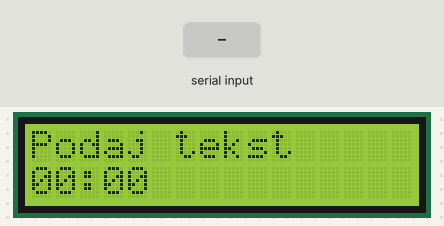
A sketch run on a simulated Arduino Uno, built with avr-gcc and run on an emulated ATmega328P. On the bench: 16×2 character LCD. The test bench sets the inputs (shaded band). What the sketch prints to the serial monitor is not drawn.

Above: at 0.1 s.
At 1.2 s:
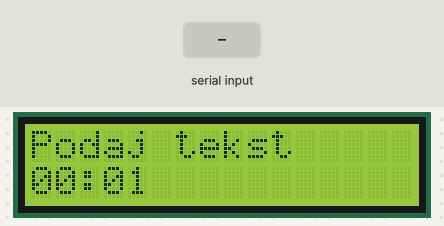
1.3 s: "1" received over Serial
At 2.8 s:
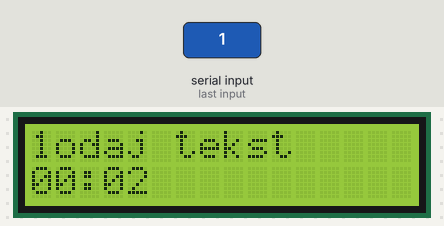
Timing chart, 0 to 4.3 s (numbered marks = the images above; inputs shaded):
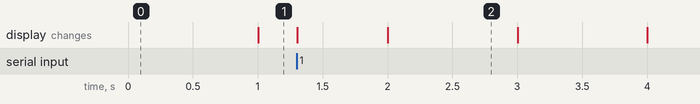

The sketch:

HelloWorld.ino
```cpp
#include <LiquidCrystal.h>

// initialize the library with the numbers of the interface pins
// LiquidCrystal lcd(12, 11, 5, 4, 3, 2);

//LiquidCrystal lcd(8, 11, 16, 17, 18, 19);
//
//LiquidCrystal(rs, rw, enable, d0, d1, d2, d3, d4, d5, d6, d7)
//LiquidCrystal lcd(8, 9, 11, 12, 13, 14, 15, 16, 17, 18, 19);
LiquidCrystal lcd(6, 7, 8, 9, 10, 11, 12, 13, 14, 15, 16);

int m=0,s=0;
char buf[16];
char bufp=0;
char c;

void cleanup()
{
  for(bufp=0;bufp<15;bufp++)
  {
    buf[bufp]=0;
  }

  bufp=0;
}

void setup() {
  // set up the LCD's number of columns and rows:
  lcd.begin(16, 2);
  // Print a message to the LCD.
  lcd.print("Podaj tekst");

  cleanup();

  Serial.begin(9600);
}

void loop() {
  // set the cursor to column 0, line 1
  // (note: line 1 is the second row, since counting begins with 0):
  lcd.setCursor(0, 1);
  // print the number of seconds since reset:
//  lcd.print(millis() / 1000);

  s = (millis()/1000) % 60;
  m = millis()/60000;

  if(m<10) lcd.print(0);
  lcd.print(m);
  lcd.print(":");
  if(s<10) lcd.print(0);
  lcd.print(s);

  if (Serial.available() > 0)
  {
    c = Serial.read();
    Serial.write(c);
      lcd.setCursor(0, 0);
      lcd.print(c);


//    if (buf[bufp]==13 || buf[bufp]==10 )
//    { //If Carriage return has been reached
//
//      Serial.write(buf);
//      lcd.setCursor(0, 0);
//      lcd.print(buf);
//
//      cleanup();
//
//      bufp = 0;
//    } //if enter
//
//    if(bufp<16)
//    {
//      bufp++;
//    }
  }
}
```

Measured:
- after the input at 1.3 s, the display: first changes at once (image 2 shows a later state)
- what the display in image 2 shows lasts 1.0 s, from 2.0 s to 3.0 s
